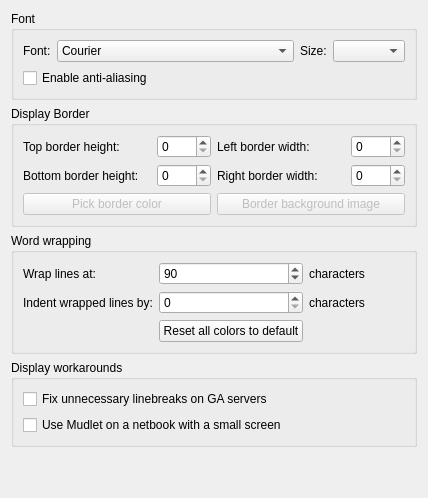
     <widget class="QWidget" name="tab">
      <property name="sizePolicy">
       <sizepolicy hsizetype="Expanding" vsizetype="Expanding">
        <horstretch>0</horstretch>
        <verstretch>0</verstretch>
       </sizepolicy>
      </property>
      <attribute name="title">
       <string>Main display</string>
      </attribute>
      <layout class="QGridLayout" name="gridLayout_17">
       <item row="0" column="0">
        <widget class="QGroupBox" name="groupBox_6">
         <property name="sizePolicy">
          <sizepolicy hsizetype="Expanding" vsizetype="Expanding">
           <horstretch>0</horstretch>
           <verstretch>0</verstretch>
          </sizepolicy>
         </property>
         <property name="title">
          <string>Font</string>
         </property>
         <layout class="QGridLayout" name="gridLayout_9">
          <item row="0" column="0">
           <widget class="QLabel" name="label_30">
            <property name="text">
             <string>Font:</string>
            </property>
           </widget>
          </item>
          <item row="0" column="1">
           <widget class="QFontComboBox" name="fontComboBox">
            <property name="sizePolicy">
             <sizepolicy hsizetype="Expanding" vsizetype="Fixed">
              <horstretch>0</horstretch>
              <verstretch>0</verstretch>
             </sizepolicy>
            </property>
            <property name="editable">
             <bool>false</bool>
            </property>
            <property name="fontFilters">
             <set>QFontComboBox::MonospacedFonts</set>
            </property>
           </widget>
          </item>
          <item row="0" column="2">
           <widget class="QLabel" name="label_35">
            <property name="text">
             <string>Size:</string>
            </property>
           </widget>
          </item>
          <item row="0" column="3">
           <widget class="QComboBox" name="fontSize"/>
          </item>
          <item row="1" column="0" colspan="2">
           <widget class="QCheckBox" name="mNoAntiAlias">
            <property name="toolTip">
             <string>Use anti aliasing on fonts. Smoothes fonts if you have a high screen resolution and you can use larger fonts. Note that on low resolutions and small font sizes, the font gets blurry. </string>
            </property>
            <property name="text">
             <string>Enable anti-aliasing</string>
            </property>
           </widget>
          </item>
         </layout>
        </widget>
       </item>
       <item row="1" column="0">
        <widget class="QGroupBox" name="groupBox_9">
         <property name="sizePolicy">
          <sizepolicy hsizetype="Expanding" vsizetype="Expanding">
           <horstretch>0</horstretch>
           <verstretch>0</verstretch>
          </sizepolicy>
         </property>
         <property name="title">
          <string>Display Border</string>
         </property>
         <layout class="QGridLayout" name="gridLayout">
          <item row="0" column="0">
           <widget class="QLabel" name="label_26">
            <property name="sizePolicy">
             <sizepolicy hsizetype="Expanding" vsizetype="Preferred">
              <horstretch>0</horstretch>
              <verstretch>0</verstretch>
             </sizepolicy>
            </property>
            <property name="maximumSize">
             <size>
              <width>200</width>
              <height>16777215</height>
             </size>
            </property>
            <property name="text">
             <string>Top border height:</string>
            </property>
           </widget>
          </item>
          <item row="0" column="1">
           <widget class="QSpinBox" name="topBorderHeight">
            <property name="sizePolicy">
             <sizepolicy hsizetype="Minimum" vsizetype="Preferred">
              <horstretch>0</horstretch>
              <verstretch>0</verstretch>
             </sizepolicy>
            </property>
            <property name="minimum">
             <number>0</number>
            </property>
            <property name="maximum">
             <number>2000</number>
            </property>
            <property name="value">
             <number>0</number>
            </property>
           </widget>
          </item>
          <item row="0" column="2">
           <widget class="QLabel" name="label_29">
            <property name="sizePolicy">
             <sizepolicy hsizetype="Expanding" vsizetype="Preferred">
              <horstretch>0</horstretch>
              <verstretch>0</verstretch>
             </sizepolicy>
            </property>
            <property name="maximumSize">
             <size>
              <width>200</width>
              <height>16777215</height>
             </size>
            </property>
            <property name="text">
             <string>Left border width:</string>
            </property>
           </widget>
          </item>
          <item row="0" column="3">
           <widget class="QSpinBox" name="leftBorderWidth">
            <property name="sizePolicy">
             <sizepolicy hsizetype="Minimum" vsizetype="Preferred">
              <horstretch>0</horstretch>
              <verstretch>0</verstretch>
             </sizepolicy>
            </property>
            <property name="minimum">
             <number>0</number>
            </property>
            <property name="maximum">
             <number>2000</number>
            </property>
            <property name="value">
             <number>0</number>
            </property>
           </widget>
          </item>
          <item row="1" column="0">
           <widget class="QLabel" name="label_27">
            <property name="sizePolicy">
             <sizepolicy hsizetype="Expanding" vsizetype="Preferred">
              <horstretch>0</horstretch>
              <verstretch>0</verstretch>
             </sizepolicy>
            </property>
            <property name="maximumSize">
             <size>
              <width>200</width>
              <height>16777215</height>
             </size>
            </property>
            <property name="text">
             <string>Bottom border height:</string>
            </property>
           </widget>
          </item>
          <item row="1" column="1">
           <widget class="QSpinBox" name="bottomBorderHeight">
            <property name="sizePolicy">
             <sizepolicy hsizetype="Minimum" vsizetype="Preferred">
              <horstretch>0</horstretch>
              <verstretch>0</verstretch>
             </sizepolicy>
            </property>
            <property name="minimum">
             <number>0</number>
            </property>
            <property name="maximum">
             <number>2000</number>
            </property>
            <property name="value">
             <number>0</number>
            </property>
           </widget>
          </item>
          <item row="1" column="2">
           <widget class="QLabel" name="label_28">
            <property name="sizePolicy">
             <sizepolicy hsizetype="Expanding" vsizetype="Preferred">
              <horstretch>0</horstretch>
              <verstretch>0</verstretch>
             </sizepolicy>
            </property>
            <property name="maximumSize">
             <size>
              <width>200</width>
              <height>16777215</height>
             </size>
            </property>
            <property name="text">
             <string>Right border width:</string>
            </property>
           </widget>
          </item>
          <item row="1" column="3">
           <widget class="QSpinBox" name="rightBorderWidth">
            <property name="sizePolicy">
             <sizepolicy hsizetype="Minimum" vsizetype="Preferred">
              <horstretch>0</horstretch>
              <verstretch>0</verstretch>
             </sizepolicy>
            </property>
            <property name="minimum">
             <number>0</number>
            </property>
            <property name="maximum">
             <number>2000</number>
            </property>
            <property name="value">
             <number>0</number>
            </property>
           </widget>
          </item>
          <item row="2" column="0" colspan="2">
           <widget class="QPushButton" name="pushButtonBorderColor">
            <property name="enabled">
             <bool>false</bool>
            </property>
            <property name="text">
             <string>Pick border color</string>
            </property>
           </widget>
          </item>
          <item row="2" column="2" colspan="2">
           <widget class="QPushButton" name="pushButtonBorderImage">
            <property name="enabled">
             <bool>false</bool>
            </property>
            <property name="text">
             <string>Border background image</string>
            </property>
           </widget>
          </item>
         </layout>
        </widget>
       </item>
       <item row="2" column="0">
        <widget class="QGroupBox" name="groupBox_10">
         <property name="sizePolicy">
          <sizepolicy hsizetype="Expanding" vsizetype="Expanding">
           <horstretch>0</horstretch>
           <verstretch>0</verstretch>
          </sizepolicy>
         </property>
         <property name="layoutDirection">
          <enum>Qt::LeftToRight</enum>
         </property>
         <property name="title">
          <string>Word wrapping</string>
         </property>
         <layout class="QGridLayout" name="gridLayout_10">
          <item row="0" column="0">
           <widget class="QLabel" name="label_20">
            <property name="sizePolicy">
             <sizepolicy hsizetype="Expanding" vsizetype="Preferred">
              <horstretch>0</horstretch>
              <verstretch>0</verstretch>
             </sizepolicy>
            </property>
            <property name="maximumSize">
             <size>
              <width>200</width>
              <height>16777215</height>
             </size>
            </property>
            <property name="text">
             <string>Wrap lines at:</string>
            </property>
           </widget>
          </item>
          <item row="0" column="1">
           <widget class="QSpinBox" name="wrap_at_spinBox">
            <property name="minimum">
             <number>1</number>
            </property>
            <property name="maximum">
             <number>999999</number>
            </property>
            <property name="value">
             <number>90</number>
            </property>
           </widget>
          </item>
          <item row="0" column="2">
           <widget class="QLabel" name="label_23">
            <property name="text">
             <string>characters</string>
            </property>
           </widget>
          </item>
          <item row="1" column="0">
           <widget class="QLabel" name="label_24">
            <property name="sizePolicy">
             <sizepolicy hsizetype="Expanding" vsizetype="Preferred">
              <horstretch>0</horstretch>
              <verstretch>0</verstretch>
             </sizepolicy>
            </property>
            <property name="maximumSize">
             <size>
              <width>200</width>
              <height>16777215</height>
             </size>
            </property>
            <property name="text">
             <string>Indent wrapped lines by:</string>
            </property>
           </widget>
          </item>
          <item row="1" column="1">
           <widget class="QSpinBox" name="indent_wrapped_spinBox">
            <property name="minimum">
             <number>0</number>
            </property>
            <property name="maximum">
             <number>99999</number>
            </property>
            <property name="value">
             <number>0</number>
            </property>
           </widget>
          </item>
          <item row="1" column="2">
           <widget class="QLabel" name="label_25">
            <property name="text">
             <string>characters</string>
            </property>
           </widget>
          </item>
          <item row="1" column="3">
           <spacer name="horizontalSpacer_2">
            <property name="orientation">
             <enum>Qt::Horizontal</enum>
            </property>
            <property name="sizeHint" stdset="0">
             <size>
              <width>40</width>
              <height>20</height>
             </size>
            </property>
           </spacer>
          </item>
          <item row="5" column="1">
           <widget class="QPushButton" name="reset_colors_button_2">
            <property name="text">
             <string>Reset all colors to default</string>
            </property>
           </widget>
          </item>
         </layout>
        </widget>
       </item>
       <item row="3" column="0">
        <widget class="QGroupBox" name="groupBox_8">
         <property name="title">
          <string>Display workarounds</string>
         </property>
         <layout class="QVBoxLayout" name="verticalLayout_2">
          <item>
           <widget class="QCheckBox" name="checkBox_USE_IRE_DRIVER_BUGFIX">
            <property name="toolTip">
             <string>Some MUDs (notably all IRE ones) suffer from a bug where they don't properly
communicate with the client on where a newline should be. Enable this to fix text
from getting appended to the previous prompt line</string>
            </property>
            <property name="text">
             <string>Fix unnecessary linebreaks on GA servers</string>
            </property>
           </widget>
          </item>
          <item>
           <widget class="QCheckBox" name="checkBox_USE_SMALL_SCREEN">
            <property name="toolTip">
             <string>Select this option for better compatability if you are using a netbook, 
or some other computer model that has a small screen.</string>
            </property>
            <property name="text">
             <string>Use Mudlet on a netbook with a small screen</string>
            </property>
           </widget>
          </item>
         </layout>
        </widget>
       </item>
       <item row="4" column="0">
        <spacer name="verticalSpacer">
         <property name="orientation">
          <enum>Qt::Vertical</enum>
         </property>
         <property name="sizeHint" stdset="0">
          <size>
           <width>20</width>
           <height>40</height>
          </size>
         </property>
        </spacer>
       </item>
      </layout>
     </widget>
